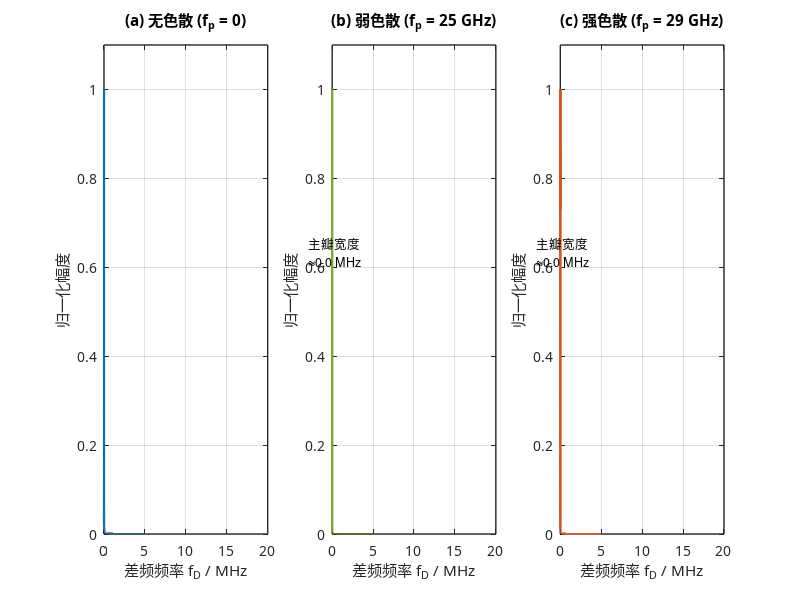

MATLAB code for this plot: (Note: this script raises an error after producing the figure.)
%% plot_fig_3_5.m
% 论文图 3-5：差频信号频谱散焦效应（不同色散强度对比）
% 生成日期：2026-01-06
% 对应章节：3.3.2 差频信号相位的非线性畸变与瞬时频率解析

clear; clc; close all;

%% 1. 参数设置（与 thesis-code 保持一致）
c = 3e8;                    % 光速 (m/s)
epsilon_0 = 8.854e-12;      % 真空介电常数
m_e = 9.109e-31;            % 电子质量 (kg)
q_e = 1.602e-19;            % 电子电量 (C)

% 雷达参数
f0 = 33e9;                  % 起始频率 (Hz)
omega_0 = 2*pi*f0;          % 起始角频率 (rad/s)
B = 3e9;                    % 带宽 (Hz)
T_m = 1e-3;                 % 扫频周期 (s)
K = B/T_m;                  % 频率调频斜率 (Hz/s)
mu = 2*pi*K;                % 角频率调频斜率 (rad/s^2)

% 等离子体参数
d = 0.15;                   % 等离子体厚度 (m)
nu_e = 1.5e9;               % 碰撞频率 (Hz)

% 三种色散情况
f_p_cases = [0, 25e9, 29e9];  % 无色散、弱色散、强色散
case_labels = {'(a) 无色散 (f_p = 0)', ...
               '(b) 弱色散 (f_p = 25 GHz)', ...
               '(c) 强色散 (f_p = 29 GHz)'};

%% 2. 计算差频信号并进行FFT

% 采样参数
fs = 10e6;                  % 采样频率 (Hz)
t = 0:1/fs:T_m;             % 时间向量
N = length(t);              % 采样点数

% 频率向量
f_fft = (-N/2:N/2-1)*(fs/N);

% 存储频谱
spectra = cell(3, 1);

for idx = 1:3
    f_p = f_p_cases(idx);
    omega_p = 2*pi*f_p;
    
    if f_p == 0
        % 无色散：alpha = 0, 差频频率恒定
        tau_0 = d/c;
        f_beat_0 = K * tau_0;
        
        % 差频信号（单频）
        s_beat = exp(1j * 2*pi * f_beat_0 * t);
        
    else
        % 有色散：计算时变时延和alpha
        % 展开系数
        A0 = (d/c) / sqrt(1 - (omega_p/omega_0)^2);
        
        tau_1 = -(d/c) * (omega_p^2 / omega_0^3) * ...
                (1 - (omega_p/omega_0)^2)^(-3/2);
        
        tau_2 = (3*d/c) * (omega_p^2 / omega_0^4) * ...
                (1 - omega_p^2/(3*omega_0^2)) * ...
                (1 - (omega_p/omega_0)^2)^(-5/2);
        
        A1 = mu * tau_1;
        A2 = 0.5 * mu^2 * tau_2;
        
        % 差频中心频率 f'_0（简化计算）
        f_beat_0 = K * A0;
        
        % 二次相位系数 alpha（简化：主要由二阶色散主导）
        alpha = (omega_0 * tau_2 * mu^2) / (2*pi);
        
        % 差频信号相位：phi(t) = 2*pi*f'_0*t + pi*alpha*t^2
        phi = 2*pi*f_beat_0*t + pi*alpha*t.^2;
        s_beat = exp(1j * phi);
    end
    
    % FFT分析
    S_fft = fftshift(fft(s_beat, N));
    S_fft_norm = abs(S_fft) / max(abs(S_fft));  % 归一化
    
    spectra{idx} = S_fft_norm;
end

%% 3. 绘图（三子图）

figure('Position', [100, 100, 1200, 400]);

% 论文标准颜色
colors = [0.0000, 0.4470, 0.7410;   % 蓝色
          0.4660, 0.6740, 0.1880;   % 绿色
          0.8500, 0.3250, 0.0980];  % 橙色

for idx = 1:3
    subplot(1, 3, idx);
    
    % 绘制频谱
    plot(f_fft/1e6, spectra{idx}, 'Color', colors(idx,:), 'LineWidth', 1.5);
    
    % 图表设置
    set(gca, 'FontName', 'SimHei', 'FontSize', 10);
    set(gca, 'LineWidth', 1.0);
    grid on; box on;
    
    xlabel('差频频率 f_D / MHz', 'FontSize', 11, 'FontName', 'SimHei');
    ylabel('归一化幅度', 'FontSize', 11, 'FontName', 'SimHei');
    title(case_labels{idx}, 'FontSize', 11, 'FontName', 'SimHei', 'FontWeight', 'bold');
    
    % 设置合理的X轴范围（聚焦在主瓣附近）
    xlim([0 20]);
    ylim([0 1.1]);
    
    % 标注主瓣宽度（仅对有色散情况）
    if idx > 1
        % 找到3dB带宽
        threshold = 1/sqrt(2);
        idx_peak = find(spectra{idx} == max(spectra{idx}), 1);
        idx_left = find(spectra{idx}(1:idx_peak) < threshold, 1, 'last');
        idx_right = idx_peak + find(spectra{idx}(idx_peak:end) < threshold, 1) - 1;
        
        if ~isempty(idx_left) && ~isempty(idx_right)
            f_left = f_fft(idx_left)/1e6;
            f_right = f_fft(idx_right)/1e6;
            
            % 绘制3dB线
            hold on;
            plot([f_left f_right], [threshold threshold], '--k', 'LineWidth', 0.8);
            text((f_left+f_right)/2, threshold*0.9, ...
                 sprintf('  主瓣宽度\n  ≈%.1f MHz', f_right-f_left), ...
                 'FontSize', 9, 'HorizontalAlignment', 'center');
        end
    end
end

% 总标题
sgtitle('图 3-5 差频信号频谱散焦效应', 'FontSize', 14, 'FontName', 'SimHei', 'FontWeight', 'bold');

fprintf('图 3-5 生成完成！\n');
fprintf('三种色散情况的频谱特征：\n');
fprintf('  (a) 无色散: 尖锐单峰\n');
fprintf('  (b) 弱色散 (f_p=25 GHz): 轻微展宽\n');
fprintf('  (c) 强色散 (f_p=29 GHz): 严重散焦\n');
